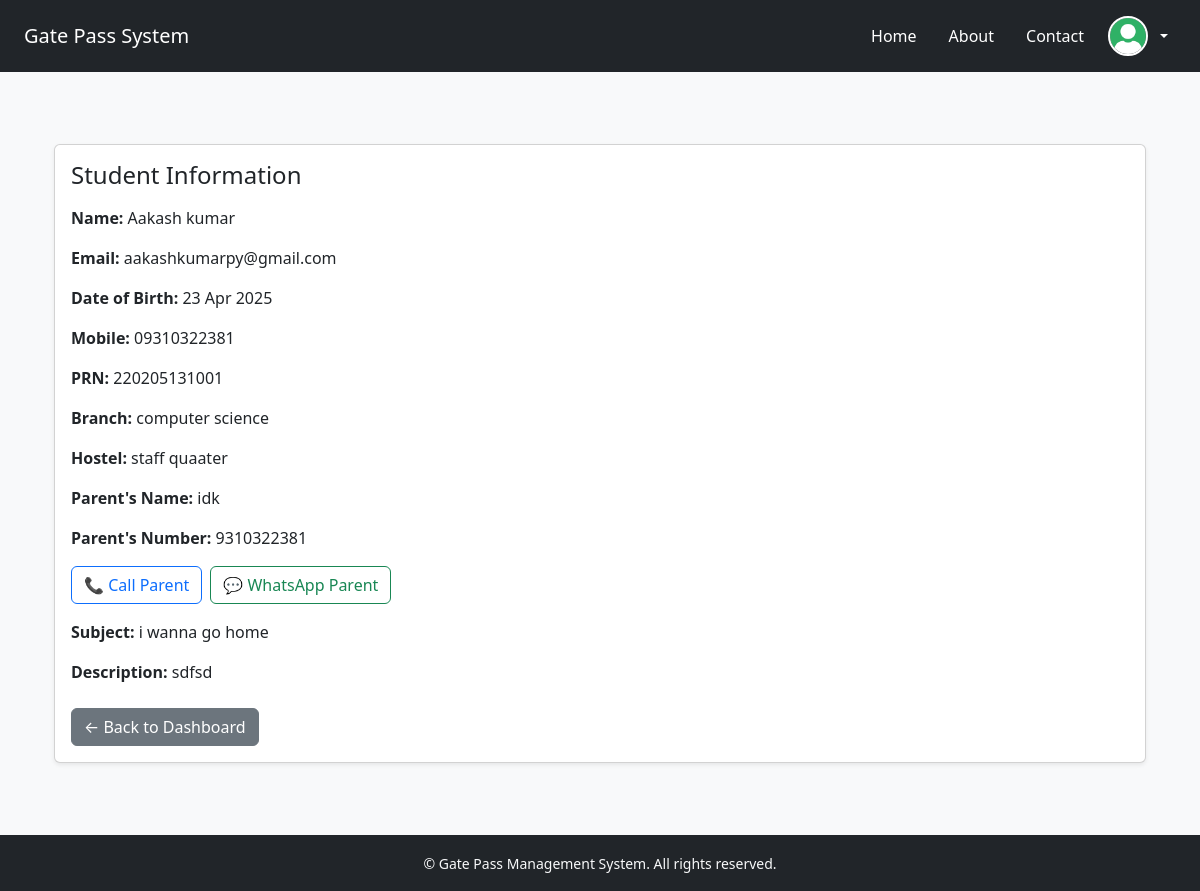
The app's page /faculty/view_student/2 (signed in) with its own data.
### app/models.py (models this page shows)
class User(db.Model, UserMixin):
    id = db.Column(db.Integer, primary_key=True)
    username = db.Column(db.String(50), unique=True, nullable=False)
    email = db.Column(db.String(100), unique=True, nullable=False)
    password = db.Column(db.String(100), nullable=False)
    name = db.Column(db.String(100), nullable=False)
    dob = db.Column(db.Date)
    mobile = db.Column(db.String(15))
    usertype = db.Column(db.String(255))
    photo = db.Column(db.String(255))
    student_profile = db.relationship('Student', backref='user', uselist=False)
    faculty_profile = db.relationship('Faculty', backref='user', uselist=False)

class Student(db.Model):
    id = db.Column(db.Integer, primary_key=True)
    prn = db.Column(db.String(20), unique=True, nullable=False)
    branch = db.Column(db.String(100), nullable=False)
    hostel = db.Column(db.String(100), nullable=False)
    user_id = db.Column(db.Integer, db.ForeignKey('user.id'), nullable=False)
    leave_requests = db.relationship('LeaveRequest', backref='student', lazy=True)

class LeaveRequest(db.Model):
    id = db.Column(db.Integer, primary_key=True)
    student_id = db.Column(db.Integer, db.ForeignKey('student.id'), nullable=False)
    type = db.Column(db.String(50))  # e.g. Medical, Personal, etc.
    subject = db.Column(db.String(100))
    description = db.Column(db.Text)
    starting_date = db.Column(db.Date)
    ending_date = db.Column(db.Date)
    issue_date = db.Column(db.DateTime)
    parents_number = db.Column(db.String(15))
    parents_name = db.Column(db.String(100))
    approvedby_teacher = db.Column(db.String(100))
    approvedby_hod = db.Column(db.String(100))
    approvedby_warden = db.Column(db.String(100))
    final_status = db.Column(db.String(50))  # e.g. Pending, Approved, Rejected

### app/routes/faculty_routes.py (the view)
@faculty_bp.route('/view_student/<int:leave_id>')
@login_required
def view_student(leave_id):
    leave = LeaveRequest.query.get_or_404(leave_id)
    student = leave.student
    user = student.user
    return render_template('faculty/view_student.html', leave=leave, student=student, user=user)

### app/__init__.py (called while the page is built)
@login_manager.user_loader
def load_user(user_id):
    return User.query.get(int(user_id))

### app/templates/faculty/view_student.html (shortened to what this page needs)
{% extends "base.html" %}
{% block content %}
<div class="container py-5">
  <div class="card shadow-sm">
    <div class="card-body">
      <h4 class="mb-3">Student Information</h4>
      <p><strong>Name:</strong> {{ user.name }}</p>
      <p><strong>Email:</strong> {{ user.email }}</p>
      <p><strong>Date of Birth:</strong> {{ user.dob.strftime('%d %b %Y') if user.dob else 'N/A' }}</p>
      <p><strong>Mobile:</strong> {{ user.mobile }}</p>
      <p><strong>PRN:</strong> {{ student.prn }}</p>
      <p><strong>Branch:</strong> {{ student.branch }}</p>
      <p><strong>Hostel:</strong> {{ student.hostel }}</p>
      <p><strong>Parent's Name:</strong> {{ leave.parents_name }}</p>
      <p><strong>Parent's Number:</strong> {{ leave.parents_number }}</p>
      <div class="d-flex gap-2 mb-3">
        <a href="tel:{{ leave.parents_number }}" class="btn btn-outline-primary">
          📞 Call Parent
        </a>
        <a href="https://wa.me/91{{ leave.parents_number | replace('+91', '') | replace(' ', '') }}" class="btn btn-outline-success" target="_blank">
          💬 WhatsApp Parent
        </a>
      </div>
      <p><strong>Subject:</strong> {{ leave.subject }}</p>
      <p><strong>Description:</strong> {{ leave.description }}</p>
      <div class="mt-4">
        <a href="{{ url_for('faculty.faculty_dashboard') }}" class="btn btn-secondary">← Back to Dashboard</a>
      </div>
    </div>
  </div>
</div>
{% endblock %}

### records on screen
User: name "Aakash kumar", email "aakashkumarpy@gmail.com", dob "23 Apr 2025", mobile "09310322381"
Student: prn "220205131001", branch "computer science", hostel "staff quaater"
LeaveRequest: parents_name "idk", parents_number "9310322381", subject "i wanna go home", description "sdfsd"
